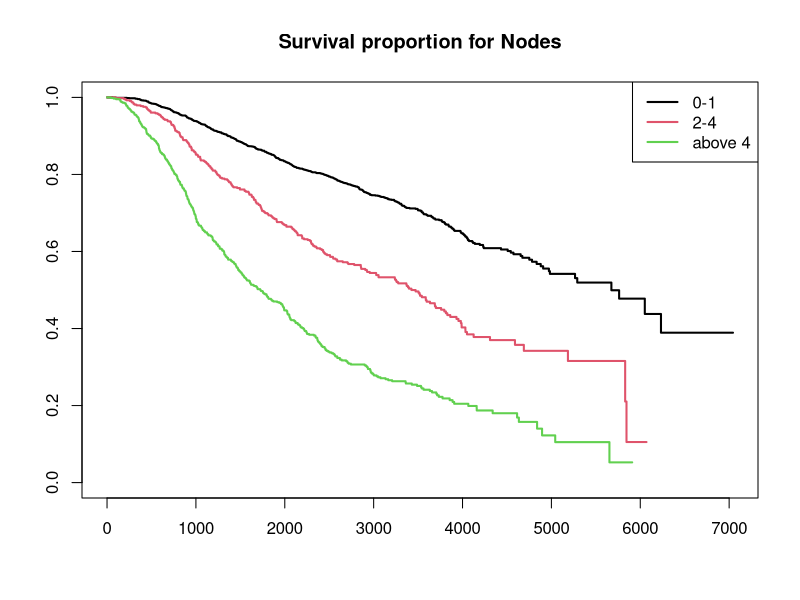
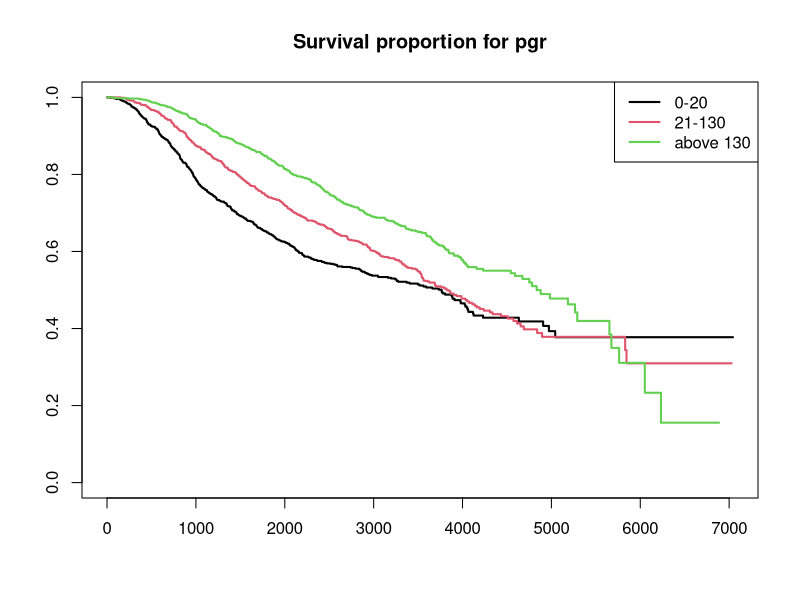
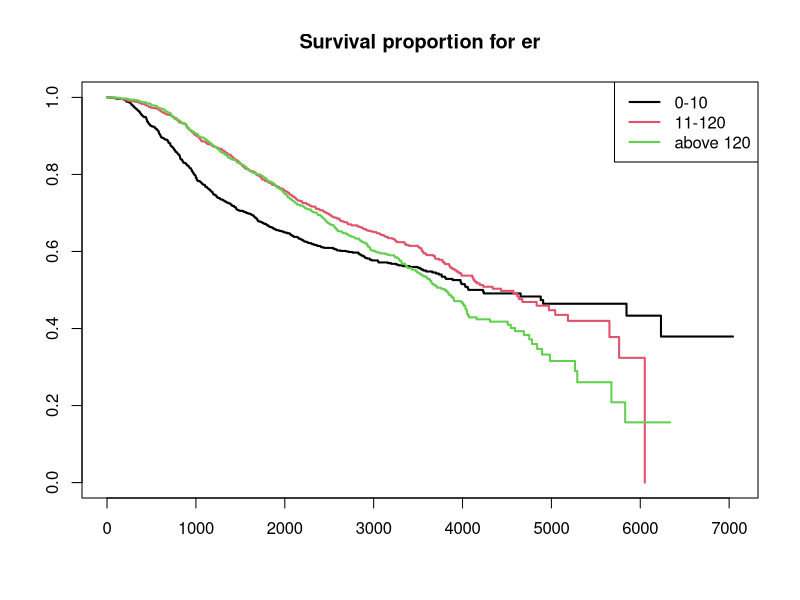
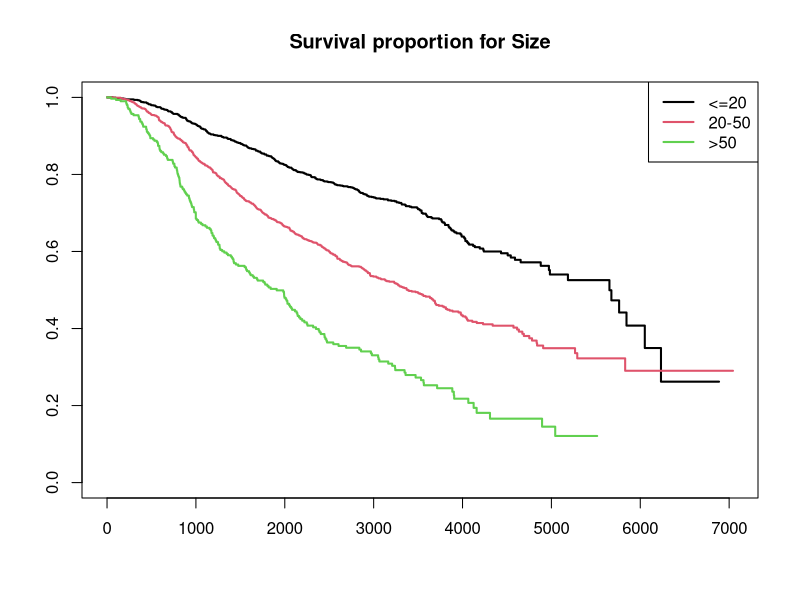
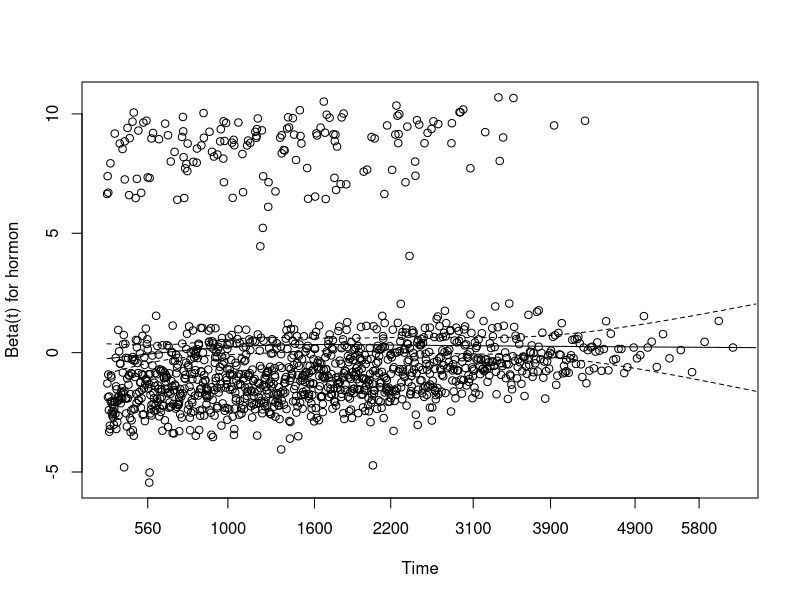
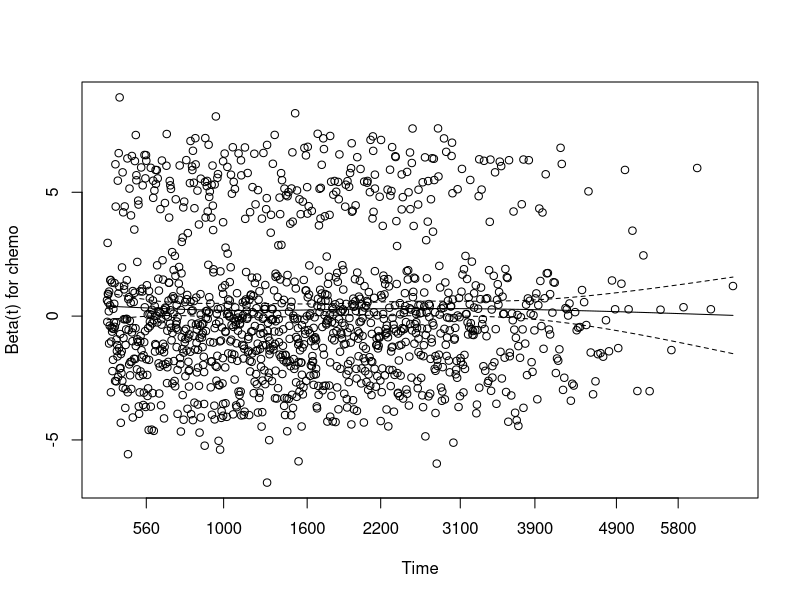
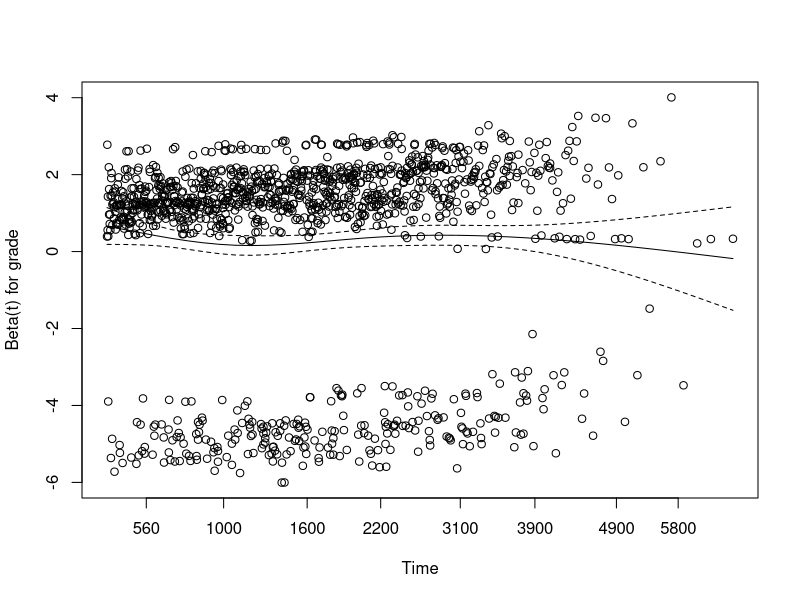
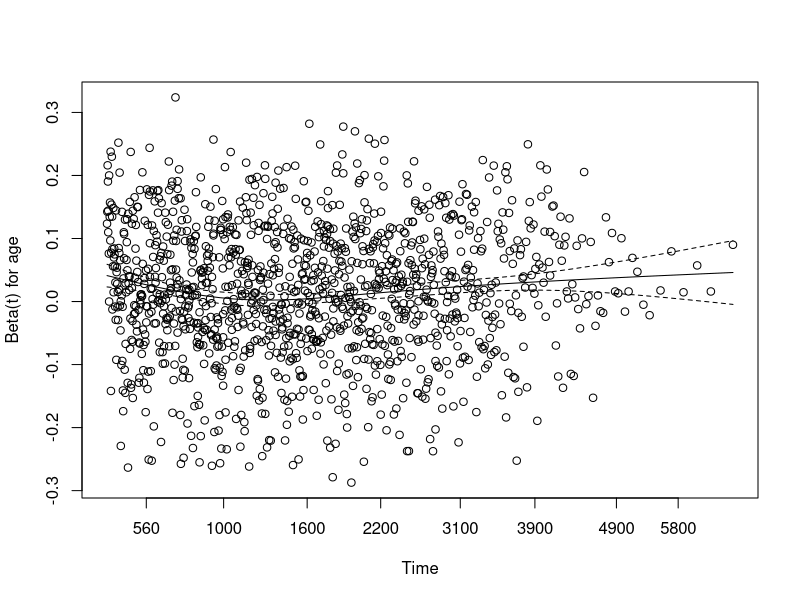

Source code (R) for these figures, in order:
## ---- chunk 1
knitr::opts_chunk$set(echo = TRUE)
## ---- chunk 2
library(KMsurv)
library(survival)
library(ggplot2)
library(dplyr)
library(MASS)

data("cancer")
rotterdam1 <- rotterdam

## Convert categorical variables to factors
rotterdam1$year <- factor(rotterdam1$year)
rotterdam1$meno <- factor(rotterdam1$meno, levels = c(0, 1), 
                          labels = c("premenopausal", "postmenopausal"))
rotterdam1$hormon <- factor(rotterdam1$hormon, levels = c(0, 1), 
                          labels = c("No", "Yes"))
rotterdam1$chemo <- factor(rotterdam1$chemo, levels = c(0, 1), 
                          labels = c("No", "Yes"))
rotterdam1$grade <- factor(rotterdam1$grade)


rotterdam1$nodes_cate <- cut(rotterdam1$nodes, breaks = c(-Inf, 1, 4, Inf), 
                           labels = c("0-1", "2-4", "above 4"))
summary(rotterdam1$nodes_cate)

rotterdam1$er_cate <- cut(rotterdam1$er, breaks = c(-Inf, 20, 130, Inf), 
                           labels = c("0-20", "21-130", "above 130"))
summary(rotterdam1$er_cate)

rotterdam1$pgr_cate <- cut(rotterdam1$pgr, breaks = c(-Inf, 10, 120, Inf), 
                           labels = c("0-10", "11-120", "above 120"))
summary(rotterdam1$pgr_cate)

## New dataset
#set the final observation time, dtime = Time To Death Or Last follow-up
rotterdam2 <- tmerge(rotterdam1, rotterdam1, pid, tstop=dtime)
#set time until relapse
rotterdam2 <- tmerge(rotterdam2, rotterdam1, pid, newrecur=tdc(rtime))
#status at the end, either they dead or they were not censored
status <- as.integer(with(rotterdam2, (tstop == dtime & death)))
#put together
rotterdam2 <- data.frame(rotterdam2,status)

# Build up the survial object
## deathtime-death
rotterdam1.surv <- with(rotterdam1,Surv(dtime,death))

rotterdam2.surv <- with(rotterdam2,Surv(time=tstart,time2=tstop, event=status,type="counting"))

summary(rotterdam1)
str(rotterdam1)

summary(rotterdam2)
str(rotterdam2)
## ---- chunk 3
plot(survfit(rotterdam1.surv~nodes_cate,data=rotterdam1),col=1:3,lwd=2)
title("Survival proportion for Nodes")
legend("topright",c("0-1", "2-4", "above 4"),col=1:3,lwd=2)

plot(survfit(rotterdam1.surv~pgr_cate,data=rotterdam1),col=1:3,lwd=2)
title("Survival proportion for pgr")
legend("topright",c("0-20", "21-130", "above 130"),col=1:3,lwd=2)

plot(survfit(rotterdam1.surv~er_cate,data=rotterdam1),col=1:3,lwd=2)
title("Survival proportion for er")
legend("topright",c("0-10", "11-120", "above 120"),col=1:3,lwd=2)

plot(survfit(rotterdam1.surv~size,data=rotterdam1),col=1:3,lwd=2)
title("Survival proportion for Size")
legend("topright",c("<=20","20-50",">50"),col=1:3,lwd=2)


## ---- chunk 4
# Full model
cox_full <- coxph(rotterdam1.surv ~ hormon*chemo+year+meno+size+pgr+er+nodes+grade+age, data = rotterdam1)
summary(cox_full)
AIC(cox_full)
## year, meno, er and hoemon*chemo are not significant

## Drop variables interpretations
## year: The cancer is only based on your gender and age, not highly related to the year of surgery.
## meno: Since meno is highly correlated with the age, we will also drop this variables
## Node: Due to the unbalance distribution (Right Skewed)

## Stratification Interpretation
### Because size, pgr and er(after evenly cut) have intersection for the survival curves ,we do the stratification.

## ---- chunk 5
### After stepwise selection, the final time-dependent model is showed below.
cox1 <- coxph(rotterdam1.surv ~ hormon*chemo+strata(size)+strata(pgr_cate)+strata(er_cate)+grade+age, data = rotterdam1)
summary(cox1)
# All predictors are significant even for the interaction of chemo and meno.

AIC(cox1) 
# AIC= 11076.21

cox1.zph <- cox.zph(cox1)
cox1.zph
#From the score test, there is no significant evidence to show that non-proportionality for the predictors hormon, chem and their interaction, grade, age. All of their p-values are greater than 0.05.

plot(cox1.zph)


#fit without age
cox2 <- coxph(rotterdam1.surv ~ hormon*chemo+strata(size)+strata(pgr_cate)+strata(er_cate)+grade, data = rotterdam1) #find residuals
mres <- residuals(cox2, type = "martingale")
#plot score vs residuals
plot(rotterdam1$age,mres,xlab="Age",ylab="Martingale Residuals") 
lines(lowess(rotterdam1$age,mres))
title("Martingale Residuals vs. Age")
## ---- chunk 6
cox2 <- coxph(rotterdam2.surv ~ hormon*chemo+strata(size)+strata(pgr_cate)+strata(er_cate)+grade+age+newrecur, data = rotterdam2)
summary(cox2)
# The grade and the interaction of chemo and hormon are not significant for the time-dependent model.

AIC(cox2)
# AIC = 8700.053


cox2.zph <- cox.zph(cox2)
cox2.zph
#From the score test, there is no significant evidence to show that non-proportionality for the predictors hormon, chem and their interaction, grade, age. All of their p-values are greater than 0.05. However, recurrence might have an non-proportionality due to its lower p-value.


# Time-Indep
#fit without age
cox3 <- coxph(rotterdam1.surv ~ hormon*chemo+strata(size)+strata(pgr_cate)+strata(er_cate)+grade, data = rotterdam1) #find residuals
mres <- residuals(cox3, type = "martingale")
#plot score vs residuals
plot(rotterdam1$age,mres,xlab="Age",ylab="Martingale Residuals") 
lines(lowess(rotterdam1$age,mres))
title("Martingale Residuals vs. Age")

# Time-Dep
#fit without age
cox4 <- coxph(rotterdam2.surv ~ hormon*chemo+strata(size)+strata(pgr_cate)+strata(er_cate)+grade+newrecur, data = rotterdam2) #find residuals
mres3 <- residuals(cox4, type = "martingale")
#plot score vs residuals
plot(rotterdam2$age, mres3, xlab="Age", ylab="Martingale Residuals") 
lines(lowess(rotterdam2$age,mres3))
title("Martingale Residuals vs. Age")
## ---- chunk 7
# For time-independent cox model
plot(cox1.zph[1], main = "Schoenfeld Residuals for Hormonal Treatment")
plot(cox1.zph[2], main = "Schoenfeld Residuals for Chemotherapy")
plot(cox1.zph[3], main = "Schoenfeld Residuals for Grade")
plot(cox1.zph[4], main = "Schoenfeld Residuals for Age")
plot(cox1.zph[5], main = "Schoenfeld Residuals for Treatment Interaction")

## ---- chunk 8
rotterdam.mart <- residuals(cox1, type="martingale")
rotterdam.cs <- rotterdam1$death-rotterdam.mart

surv.csr <- survfit(Surv(rotterdam.cs, rotterdam1$death)~1,type="fleming-harrington")
plot(surv.csr,fun="cumhaz")
abline(0,1)
title("Cumulative Hazard of Cox-Snell Residuals")


rotterdam.mart2 <- residuals(cox2, type="martingale")
rotterdam.cs2 <- rotterdam2$death-rotterdam.mart2

surv.csr2 <- survfit(Surv(rotterdam.cs2, rotterdam2$death)~1,type="fleming-harrington")
plot(surv.csr2,fun="cumhaz")
abline(0,1)
title("Cumulative Hazard of Cox-Snell Residuals")

## ---- chunk 9
#fit residuals: martingale, deviance, and df beta
rotterdam.mart <- residuals(cox1, type="martingale")
rotterdam.dev  <- residuals(cox1, type="deviance") 
rotterdam.dfb  <- residuals(cox1, type="dfbeta")
rotterdam.preds <- predict(cox1)

#the martingale residuals vs. the linear predictor
plot(rotterdam.preds, rotterdam.mart, xlab="Linear Predictor", 
     ylab="Martingale Residual", ylim = c(-3, 1.5), pch = 16, cex = 0.5, col = "orange")
#title("Martingale Residuals vs. Linear Predictor") 
text(rotterdam.preds, rotterdam.mart+0.2, labels = rownames(rotterdam1), cex = 0.7)

#the deviance residuals vs. the linear predictor
plot(rotterdam.preds, rotterdam.dev, xlab="Linear Predictor", 
     ylab="Deviance Residual", ylim = c(-2.5,3.5), pch = 16, cex = 0.5,  col = "orange")
#title("Deviance Residuals vs. Linear Predictor") 
text(rotterdam.preds, rotterdam.dev+0.2, labels = rownames(rotterdam1),cex = 0.7)


plot(rotterdam.dfb[,1],xlab="Observation Number", ylab="dfbeta for Hormonal Treatment",
ylim=c(-0.01,0.01), pch = 16, cex = 0.5,  col = "orange")
#title("dfbeta Values by Observation Number for Hormonal Treatment") 
text(rotterdam.dfb[,1]+0.002, labels = rownames(rotterdam1),cex = 0.7)

plot(rotterdam.dfb[,2],xlab="Observation Number", ylab="dfbeta for Chemotherapy",
ylim=c(-0.01,0.01), pch = 16, cex = 0.5, col = "orange")
#title("dfbeta Values by Observation Number for Chemotherapy") 
text(rotterdam.dfb[,2]+0.002, labels = rownames(rotterdam1),cex = 0.7)

plot(rotterdam.dfb[,3],xlab="Observation Number", ylab="dfbeta for Differentiation Grade",
ylim=c(-0.005,0.01), pch = 19, cex = 0.5, col = "orange")
#title("dfbeta Values by Observation Number for Differentiation Grade") 
text(rotterdam.dfb[,3]+0.002, labels = rownames(rotterdam1), cex = 0.7)

plot(rotterdam.dfb[,4],xlab="Observation Number", ylab="dfbeta for Age",
ylim=c(0.0017,0.0022), pch = 19, cex = 0.5, col = "orange")
#title("dfbeta Values by Observation Number for Age") 
text(rotterdam.dfb[,4]+0.002, labels = rownames(rotterdam1),cex = 0.7)

plot(rotterdam.dfb[,5],xlab="Observation Number", ylab="dfbeta for Treatment Interaction ",
ylim=c(-0.1,0.12), pch = 19, cex = 0.5, col = "orange")
#title("dfbeta Values by Observation Number for Treatment Interaction") 
text(rotterdam.dfb[,5]+0.002, labels = rownames(rotterdam1),cex = 0.7)

## ---- chunk 10
unusuals <- c(2277) 
rotterdam1[unusuals, ]
